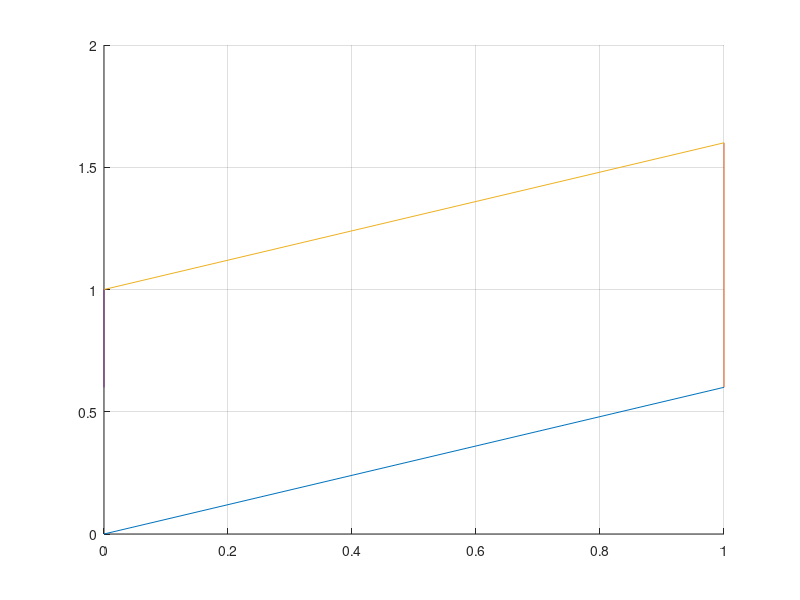

Recreate this plot in MATLAB.
# The defined points in R3:
p1 = [0; 0; 0]
p2 = [1; 0; 0]
p3 = [1; 1; 0]
p4 = [0; 1; 0]

# Matrix so that we can transform it later.
M = [p1, p2, p3, p4]

# Shear the matrix to produce view 10.
T =  [1, 0.5, 0; 0, 1, 0; 0, 0, 1]
#M = T * M

# Shear the matrix to produce view 11.
T =  [1, 0, 0; 0.6, 1, 0; 0, 0, 1]
M = T * M

# Define plot settings.
hold on # Plot in same plot.
grid on # Turn on the grid for our plot.

# Plot lines between points.
plot([ M(1, 1) M(1, 2)], [M(2, 1) M(2, 2) ])
plot([ M(1, 2) M(1, 3)], [M(2, 2) M(2, 3) ])
plot([ M(1, 3) M(1, 4)], [M(2, 3) M(2, 4) ])
plot([ M(1, 1) M(1, 4)], [M(2, 2) M(2, 4) ])
